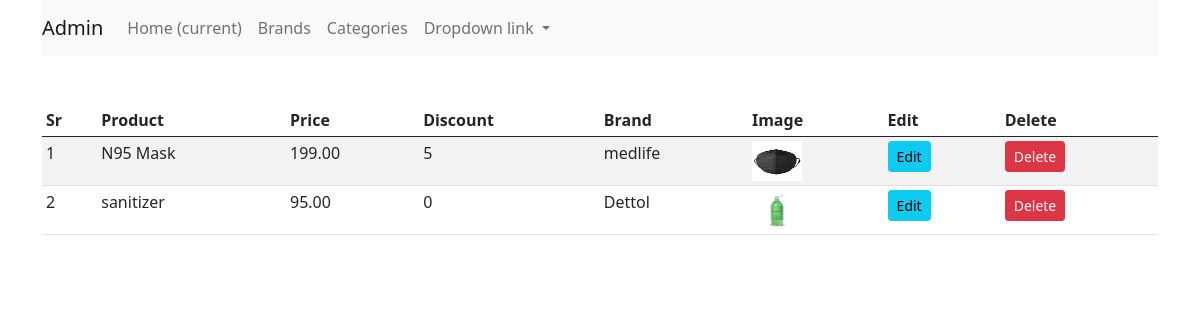
Page / (signed in) on the earlier database version.
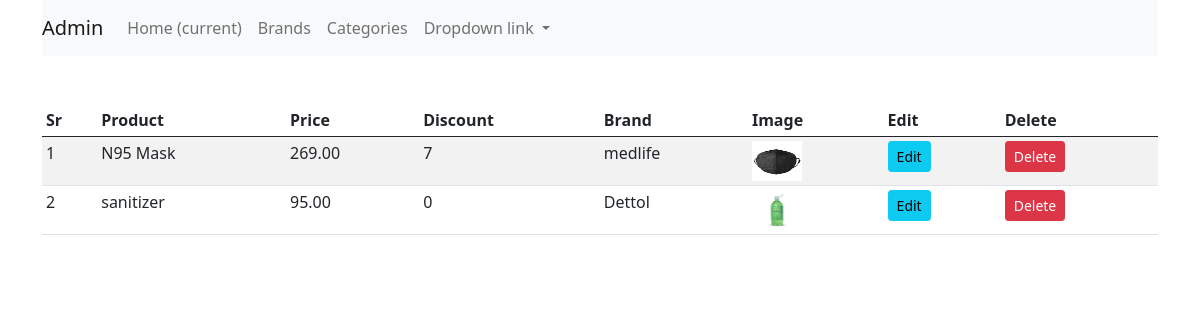
Same page on the later database version.
### shop/products/models.py (models this page shows, shortened)
class Addproduct(db.Model):
    id = db.Column(db.Integer, primary_key=True)
    name = db.Column(db.String(80), nullable=False)
    price = db.Column(db.Numeric(10,2), nullable=False)
    discount = db.Column(db.Integer, default=0)
    stock = db.Column(db.Integer, nullable=False)
    colors = db.Column(db.Text, nullable=False)
    desc = db.Column(db.Text, nullable=False)
    pub_date = db.Column(db.DateTime, nullable=False, default=datetime.utcnow)
    brand_id = db.Column(db.Integer, db.ForeignKey('brand.id'), nullable=False)
    brand = db.relationship('Brand',backref=db.backref('brands', lazy=True))
    category_id = db.Column(db.Integer, db.ForeignKey('category.id'), nullable=False)
    category = db.relationship('Category',backref=db.backref('categories', lazy=True))
    image_1 = db.Column(db.String(150), nullable=False, default='image1.jpg')
    image_2 = db.Column(db.String(150), nullable=False, default='image2.jpg')
    image_3 = db.Column(db.String(150), nullable=False, default='image3.jpg')

class Brand(db.Model):
    id = db.Column(db.Integer, primary_key=True)
    name = db.Column(db.String(30), nullable=False,unique=True)

### shop/admin/routes.py (the view)
@app.route('/')
def admin():
    if 'email' not in session:
        flash('Please login first','danger')
        return redirect(url_for('login'))
    products = Addproduct.query.all()
    return render_template('admin/index.html', title='Admin Page',products=products)

### shop/templates/admin/index.html (shortened to what this page needs)
{% extends 'layout.html' %}
{% block content %}
<div class="container">
    <nav class="navbar navbar-expand-lg navbar-light bg-light">
        <a class="navbar-brand" href="#">Admin</a>
        <div class="collapse navbar-collapse" id="navbarNavDropdown">
          <ul class="navbar-nav">
            <li class="nav-item active">
              <a class="nav-link" href="#">Home <span class="sr-only">(current)</span></a>
            </li>
            <li class="nav-item">
              <a class="nav-link" href="/brands">Brands</a>
            </li>
            <li class="nav-item">
              <a class="nav-link" href="/category">Categories</a>
            </li>
            <li class="nav-item dropdown">
              <a class="nav-link dropdown-toggle" href="#" id="navbarDropdownMenuLink" data-toggle="dropdown" aria-haspopup="true" aria-expanded="false">
                Dropdown link
              </a>
            </li>
          </ul>
        </div>
      </nav>
</div>
<div class="container mt-5">
    <table class="table table-sm table-condensed table-striped">
        <thead>
            <th>Sr</th>
            <th>Product</th>
            <th>Price</th>
            <th>Discount</th>
            <th>Brand</th>
            <th>Image</th>
            <th>Edit</th>
            <th>Delete</th>
        </thead>
        <tbody>
          {% for product in products %}
          <tr>
            <td>{{loop.index}}</td>
            <td>{{ product.name }}</td>
            <td>{{ product.price }}</td>
            <td>{{ product.discount }}</td>
            <td>{{ product.brand.name}}</td>
            <td> <img src="{{url_for('static',filename='images/' + product.image_1)}}" alt="{{product.name}}" width="50" height="40"></td>
            <td><a href="{{url_for('updateproduct',id=product.id)}}"class="btn btn-info btn-sm" >Edit</a></td>
            <td><a href="{{url_for('updateproduct',id=product.id)}}"class="btn btn-danger btn-sm" >Delete</a></td>
          </tr>
          {% endfor %}
          </tbody>
         </table>
</div>
{% endblock content %}

### shop/templates/layout.html (shortened to what this page needs)
<!doctype html>
<html lang="en">
<head>
    <link href="{{url_for('static', filename='css/bootstrap.min.css')}}" rel="stylesheet">
</head>
<body>
    {% block content %}
    {% endblock content %}
</body>
</html>

Differences in the rows shown:
changed Addproduct "N95 Mask": price "199.00" → "269.00"; discount "5" → "7"
